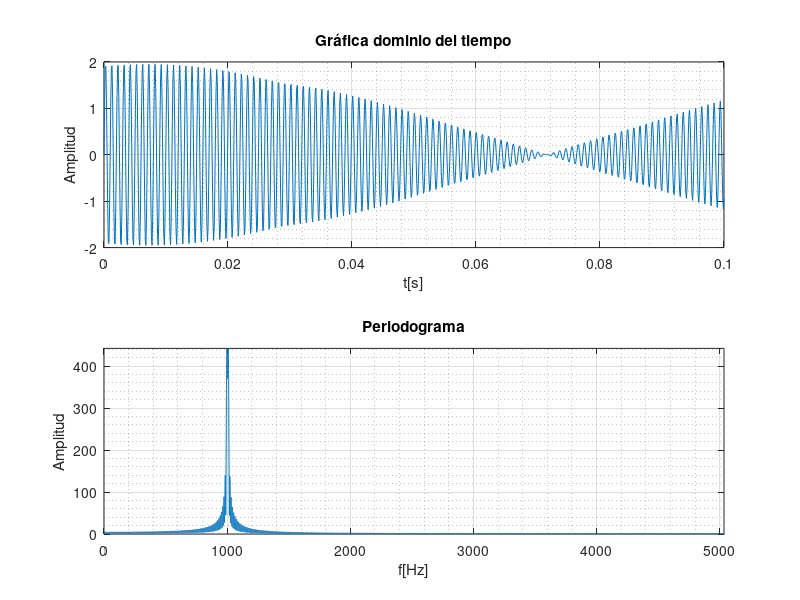

This chart was generated by the following MATLAB code:
%% PRÁCTICA 9.3. Independencia de la resolución en frecuencia respecto al valor de las componentes

clc, clear all, close all
f1=1000;
f2=1007;
duracion=0.1; 
Fs=10*f2; 
Ts=1/Fs;
% base de tiempos (discreto)
tn=0:Ts:duracion;
% vector de amplitudes
xn=sin(2*pi*f1*tn)+sin(2*pi*f2*tn);
% grafica (dominio del tiempo)
figure(1)
subplot(2,1,1)
plot(tn,xn)
grid on; grid minor
title('Gráfica dominio del tiempo'); xlabel('t[s]'); ylabel('Amplitud')
% Dominio de frecuencia (periodograma)
N=length(xn); % numero de muestras de la señal discretizada
FACTOR = 128;
nFFT=2^(ceil(log2(N)))*FACTOR;
Xn = fft(xn,nFFT); % nFFT complejos
% Periodograma = modulo(fft)
periodograma_1=abs(Xn); % Xn tiene nFFT puntos
% Eje de frecuencias
f=linspace(0,Fs,nFFT);
% Gráfica (periodograma)
subplot(2,1,2)
plot(f,periodograma_1); grid on; grid minor
axis([0 Fs/2 0 max(periodograma_1)]);% Xmin Xmax Ymin Ymax
title('Periodograma'); xlabel('f[Hz]'); ylabel('Amplitud') 
